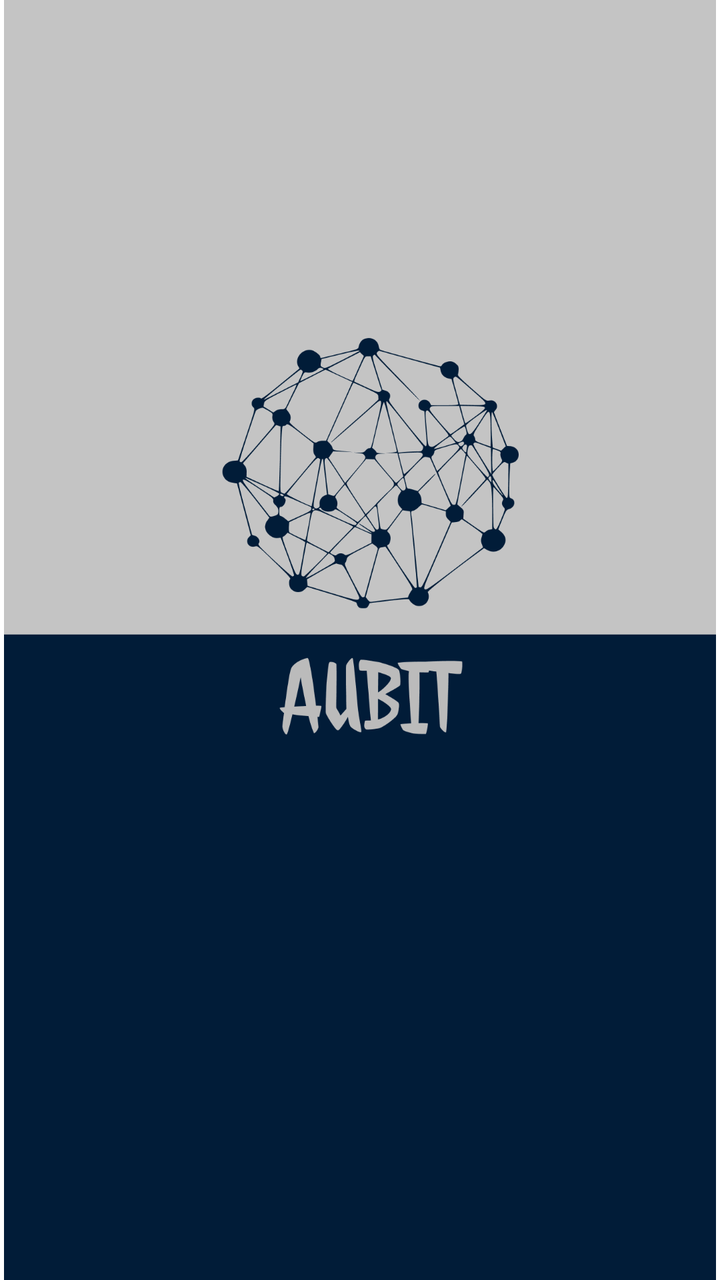
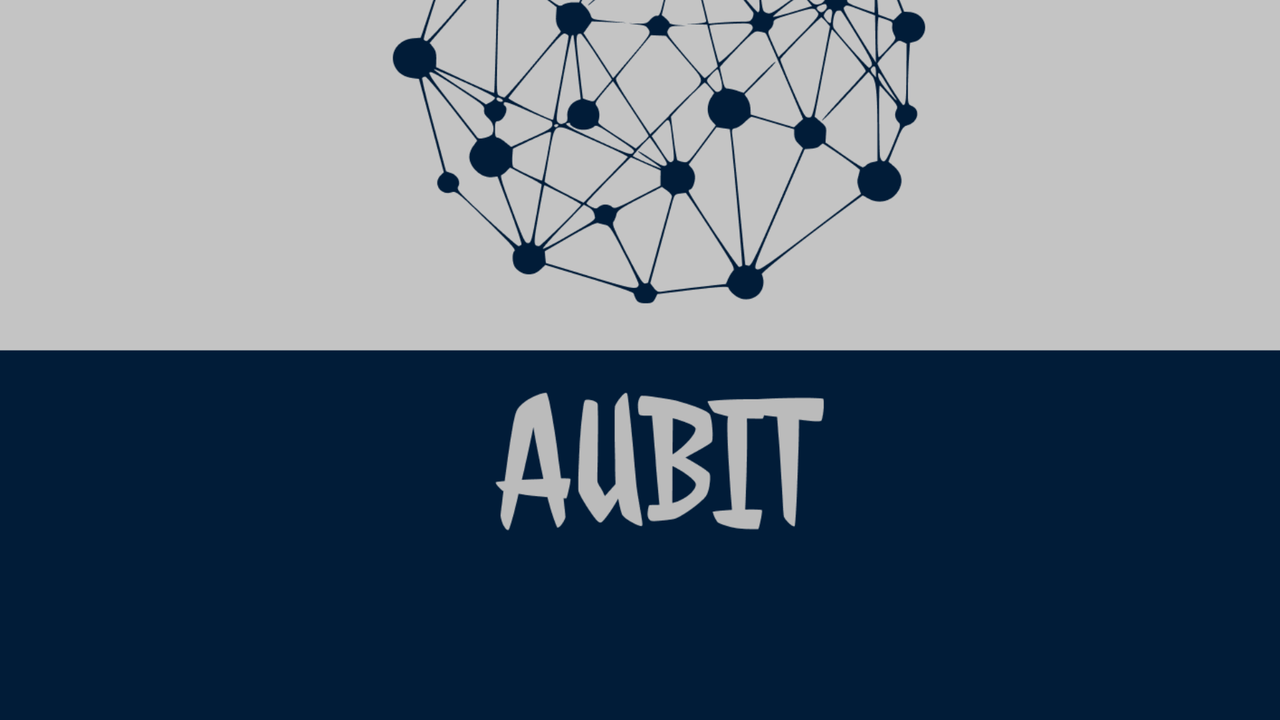

An Android layout and its configuration variant, each rendered on a device that would load it. The default file and the variant file are quoted in full after the pictures.
<!-- AndroidManifest.xml: application theme Theme.College -->
<!-- res/layout/splash_screen.xml -->
<?xml version="1.0" encoding="utf-8"?>
<androidx.constraintlayout.widget.ConstraintLayout xmlns:android="http://schemas.android.com/apk/res/android"
    xmlns:app="http://schemas.android.com/apk/res-auto"
    xmlns:tools="http://schemas.android.com/tools"
    android:id="@+id/splash_layout"
    android:layout_width="match_parent"
    android:layout_height="match_parent">

    <ImageView
        android:id="@+id/splash_background"
        android:layout_width="match_parent"
        android:layout_height="match_parent"
        android:contentDescription="@string/splash_screen"
        app:layout_constraintEnd_toEndOf="parent"
        app:layout_constraintTop_toTopOf="parent"
        app:srcCompat="@drawable/splash_screen_background" />

</androidx.constraintlayout.widget.ConstraintLayout>
<!-- resources referenced by this layout -->
<resources>
  <!-- drawable splash_screen_background: png bitmap (drawable, 100871 bytes) -->
  <string name="splash_screen">splash screen</string>
  <style name="Theme.College" parent="Theme.MaterialComponents.DayNight.NoActionBar">
          
          <item name="colorPrimary">@color/purple_500</item>
          <item name="colorPrimaryVariant">@color/purple_700</item>
          <item name="colorOnPrimary">@color/white</item>
          
          <item name="colorSecondary">@color/teal_200</item>
          <item name="colorSecondaryVariant">@color/teal_700</item>
          <item name="colorOnSecondary">@color/black</item>
          
          <item name="android:statusBarColor" tools:targetApi="l">?attr/colorPrimaryVariant</item>
          
      </style>
  <color name="purple_500">#FF6200EE</color>
  <color name="purple_700">#FF3700B3</color>
  <color name="white">#FFFFFFFF</color>
  <color name="teal_200">#FF03DAC5</color>
  <color name="teal_700">#FF018786</color>
  <color name="black">#FF000000</color>
</resources>
<!-- res/layout-land/splash_screen.xml (the author's variant of the layout above) -->
<!-- drawn on the phone turned sideways -->
<?xml version="1.0" encoding="utf-8"?>
<androidx.constraintlayout.widget.ConstraintLayout
    xmlns:android="http://schemas.android.com/apk/res/android"
    xmlns:app="http://schemas.android.com/apk/res-auto"
    xmlns:tools="http://schemas.android.com/tools"
    android:layout_width="match_parent"
    android:layout_height="match_parent">

    <ImageView
        android:id="@+id/imageView"
        android:layout_width="wrap_content"
        android:layout_height="wrap_content"
        android:scaleType="centerCrop"
        app:layout_constraintBottom_toBottomOf="parent"
        app:layout_constraintEnd_toEndOf="parent"
        app:layout_constraintStart_toStartOf="parent"
        app:layout_constraintTop_toTopOf="parent"
        app:srcCompat="@drawable/splash_screen_background" />
</androidx.constraintlayout.widget.ConstraintLayout>
<!-- resources referenced by the variant -->
<!-- as the phone turned sideways resolves them -->
<resources>
  <!-- drawable splash_screen_background: png bitmap (drawable, 100871 bytes) -->
  <style name="Theme.College" parent="Theme.MaterialComponents.DayNight.NoActionBar">
          
          <item name="colorPrimary">@color/purple_500</item>
          <item name="colorPrimaryVariant">@color/purple_700</item>
          <item name="colorOnPrimary">@color/white</item>
          
          <item name="colorSecondary">@color/teal_200</item>
          <item name="colorSecondaryVariant">@color/teal_700</item>
          <item name="colorOnSecondary">@color/black</item>
          
          <item name="android:statusBarColor" tools:targetApi="l">?attr/colorPrimaryVariant</item>
          
      </style>
  <color name="purple_500">#FF6200EE</color>
  <color name="purple_700">#FF3700B3</color>
  <color name="white">#FFFFFFFF</color>
  <color name="teal_200">#FF03DAC5</color>
  <color name="teal_700">#FF018786</color>
  <color name="black">#FF000000</color>
</resources>
